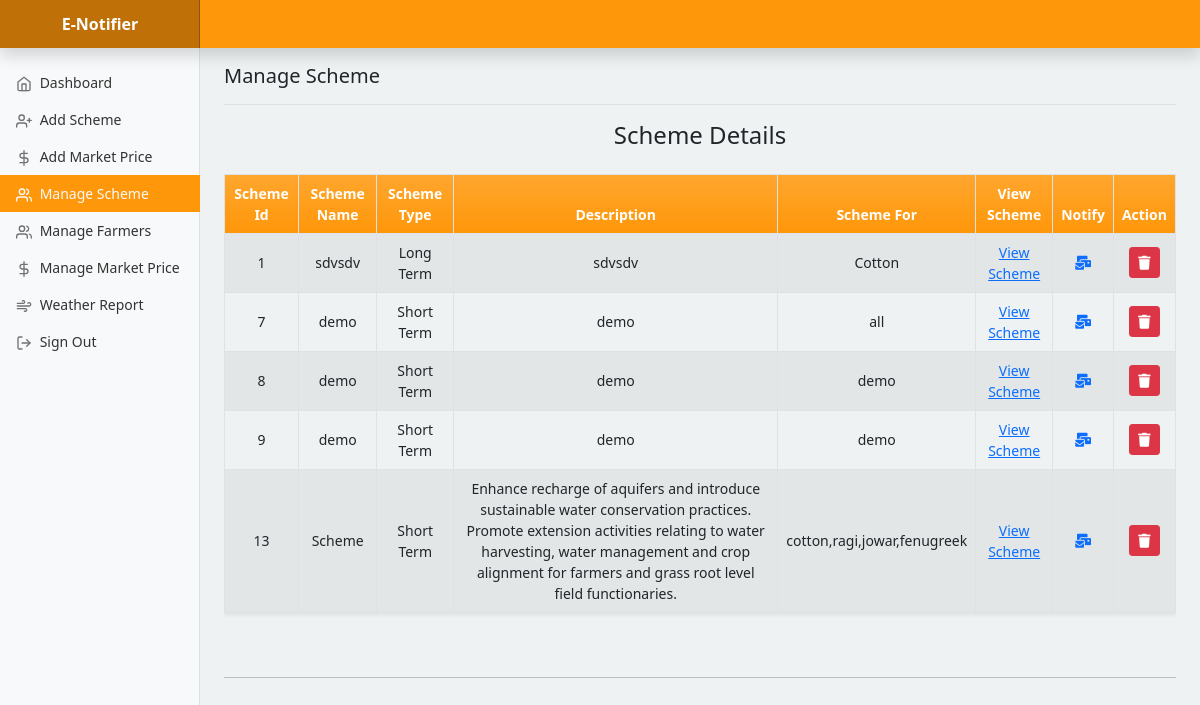
/admin/managescheme.php (signed in), run on the app's committed database.
### tables this page shows
CREATE TABLE `govtsch22_schemes` (
  `id` int(11) NOT NULL,
  `sname` varchar(50) DEFAULT NULL,
  `stype` varchar(50) DEFAULT NULL,
  `email` varchar(50) DEFAULT NULL,
  `cphone` varchar(50) DEFAULT NULL,
  `descr` varchar(4000) DEFAULT NULL,
  `surl` varchar(50) DEFAULT NULL,
  `crop` varchar(50) DEFAULT NULL
);

### admin/managescheme.php (the view, shortened to what this page needs)
<?php
require "../config/database.php";
?>
<!doctype html>
<html lang="en">
<head>
  <link href="../css/bootstrap.css" rel="stylesheet">
    <link rel="stylesheet" href="https://cdnjs.cloudflare.com/ajax/libs/font-awesome/5.15.3/css/all.min.css" />
</head>
<body>
  <div class="d-flex flex-column min-vh-100 bg-cover" style="background:#eef2f3;">
    <header class="navbar navbar-dark sticky-top flex-md-nowrap p-0 shadow" style="background: #FF970A;">
      <a class="navbar-brand col-md-3 col-lg-2 me-0 px-3 text-center fw-bold" href="../index.php">E-Notifier</a>
      <div class="form-control w-100" style="background: #FF970A;"></div>
    </header>
    <div class="container-fluid">
      <div class="row">
        <nav id="sidebarMenu" class="col-md-3 col-lg-2 d-md-block bg-light sidebar collapse">
          <div class="position-sticky pt-3">
            <ul class="nav flex-column">
              <li class="nav-item">
                <a class="nav-link home" aria-current="page" href="dashboard.php" >
                  <span data-feather="home"></span>
                  Dashboard
                </a>
              </li>
              <li class="nav-item">
                <a class="nav-link student" aria-current="page" href="addscheme.php">
                  <span data-feather="user-plus"></span>
                  Add Scheme
                </a>
              </li>
              <li class="nav-item">
                <a class="nav-link student" aria-current="page" href="addmarketprice.php">
                  <span  data-feather="dollar-sign"></span>
                  Add Market Price
                </a>
              </li>
              <li class="nav-item">
                <a class="nav-link faculty text-light" aria-current="page" href="managescheme.php" style="background: #FF970A;">
                  <span class="text-light" data-feather="users"></span>
                  Manage Scheme
                </a>
              </li>
              <li class="nav-item">
                <a class="nav-link faculty" aria-current="page" href="manageusers.php">
                  <span data-feather="users"></span>
                  Manage Farmers
                </a>
              </li>
              <li class="nav-item">
                <a class="nav-link faculty" aria-current="page" href="managemarketprice.php">
                  <span data-feather="dollar-sign"></span>
                  Manage Market Price
                </a>
              </li>
              <li class="nav-item">
                <a class="nav-link faculty" aria-current="page" href="weatherreport.php">
                  <span data-feather="wind"></span>
                  Weather Report
                </a>
              </li>
              <li class="nav-item">
                <a class="nav-link farmer" aria-current="page" href="logout.php">
                  <span data-feather="log-out"></span>
                  Sign Out
                </a>
              </li>
              <li class="nav-item">
                <a class="nav-link farmer" aria-current="page">
                </a>
              </li>
            </ul>
          </div>
        </nav>
        <main class="col-md-9 ms-sm-auto col-lg-10 px-md-4">
          <div class="d-flex justify-content-between flex-wrap flex-md-nowrap align-items-center pt-3 pb-2 mb-3 border-bottom">
            <h1 class="h3 lead">Manage Scheme</h1>
          </div>
          <form id="form" name="form" method="POST" action="schemedelete.php" class="text-center" enctype="multipart/form-data">
            <h4 class="h4 text-center mb-4">Scheme Details</h4>
            <div class="table-responsive">
                        <table class="table table-striped table-hover table-bordered shadow-sm align-middle">
                            <thead class=" bg-gradient text-white" style="background: #FF970A;">
                                <tr class="text-center">
                                    <th>Scheme Id</th>
                                    <th>Scheme Name</th>
                                    <th>Scheme Type</th>
                                    <th>Description</th>
                                    <th>Scheme For</th>
                                    <th>View Scheme</th>
                                    <th>Notify</th>
                                    <th>Action</th>
                                </tr>
                            </thead>
                            <tbody>
                                <?php
                                $query = "select * from govtsch22_schemes";
                                $result = mysqli_query($link, $query);
                                while ($row = mysqli_fetch_array($result)) {
                                    $id = $row['id'];
                                    $sname = $row['sname'];
                                    $stype = $row['stype'];
                                    $descr = $row['descr'];
                                    $crop = $row['crop'];
                                    $surl = $row['surl'];
                                    echo '<tr class="text-center">';
                                    echo '<td>' . $id . '</td>';
                                    echo '<td>' . $sname . '</td>';
                                    echo '<td>' . $stype . '</td>';
                                    echo '<td>' . $descr . '</td>';
                                    echo '<td>' . $crop . '</td>';
                                    echo '<td><a href="' . $surl . '">View Scheme</a></td>';
                                    echo '<td><a href="sendsms.php?crop=' . $crop . '&url='.$surl.'"><i class="fas fa-mail-bulk"></i></button></a></td>';
                                    echo '<td><div class="form-group"><button class="btn btn-danger btn-sm delete text-white" id ="butdel" name ="butdel" value="' . $id . '"><i class="fa fa-trash"></i></button></div></td>';
                                    echo '</tr>';
                                }
                                ?>
                            </tbody>
                        </table>
                    </div>
          </form>
          <div class="my-5"><hr></div>
        </main>
      </div>
    </div>
  </div>
</body>
</html>

### admin/managescheme.php (style rules this page uses)
body { font-size: .875rem; }
.bg-cover { background-size: cover !important; }
.feather { width: 16px; height: 16px; vertical-align: text-bottom; }
.sidebar { position: fixed; top: 0; bottom: 0; left: 0; z-index: 100; padding: 48px 0 0; box-shadow: inset -1px 0 0 rgba(0, 0, 0, .1); }
.sidebar .nav-link { font-weight: 500; color: #333; }
.sidebar .nav-link .feather { margin-right: 4px; color: #727272; }
.navbar-brand { padding-top: .75rem; padding-bottom: .75rem; font-size: 1rem; background-color: rgba(0, 0, 0, .25); box-shadow: inset -1px 0 0 rgba(0, 0, 0, .25); }
.navbar .form-control { padding: .75rem 1rem; border-width: 0; border-radius: 0; }

### data on the page
govtsch22_schemes: id "1", sname "sdvsdv", stype "Long Term", descr "sdvsdv", crop "Cotton"
govtsch22_schemes: id "7", sname "demo", stype "Short Term", descr "demo", crop "all"
govtsch22_schemes: id "8", sname "demo", stype "Short Term", descr "demo", crop "demo"
govtsch22_schemes: id "9", sname "demo", stype "Short Term", descr "demo", crop "demo"
govtsch22_schemes: id "13", sname "Scheme", stype "Short Term", descr "Enhance recharge of aquifers and introduce sustainable water conservation practices. Promote extension activities relating to water harvesting, water management and crop alignment for farmers and grass root level field functionaries.", crop "cotton,ragi,jowar,fenugreek"
